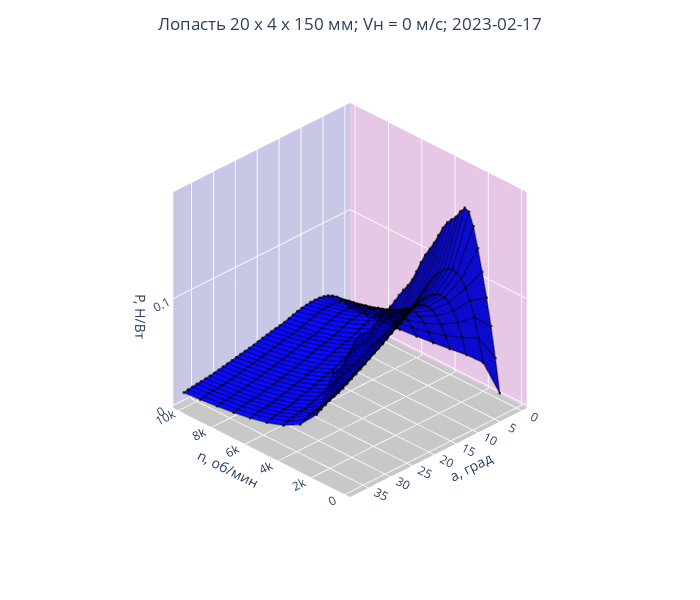

Notebook code cell kept with this figure:
### Code cell
plot(p_m, p, 'P, Н/Вт', [[0,'rgb(0, 0, 255)'], [1,  'rgb(0, 0, 255)']])
